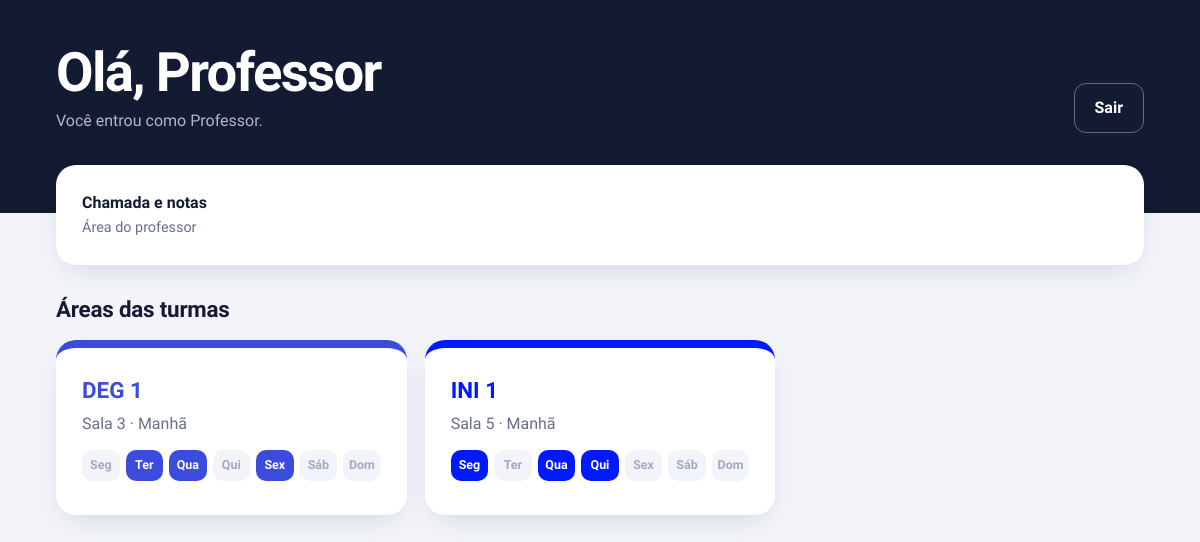
Screenshot of /inicio.php (signed in) with the database file from the repository.
### tables this page shows
CREATE TABLE `turmas` (
  `id` int(10) UNSIGNED NOT NULL,
  `nome` varchar(80) NOT NULL,
  `turno` enum('Manhã','Tarde','Noite') NOT NULL DEFAULT 'Manhã',
  `sala` varchar(20) NOT NULL DEFAULT '',
  `dias` varchar(40) NOT NULL DEFAULT '',
  `cor` char(7) NOT NULL DEFAULT '#3B4BDB',
  `criado_em` timestamp NOT NULL DEFAULT current_timestamp()
);

### auth.php (called while the page is built, shortened)
<?php
function e($texto)
{
    return htmlspecialchars((string)$texto, ENT_QUOTES, 'UTF-8');
}
function usuario()
{
    return $_SESSION['usuario'] ?? null;
}
function turmasVisiveis(PDO $pdo)
{
    $u = usuario();
    if ($u['papel'] === 'professor') {
        $sql = 'SELECT t.* FROM turmas t
                JOIN professor_turmas pt ON pt.turma_id = t.id
                WHERE pt.usuario_id = ? ORDER BY t.nome';
    } else {
        $sql = 'SELECT DISTINCT t.* FROM turmas t
                JOIN alunos a ON a.turma_id = t.id
                JOIN vinculos v ON v.aluno_id = a.id
                WHERE v.usuario_id = ? ORDER BY t.nome';
    }
    $st = $pdo->prepare($sql);
    $st->execute([$u['id']]);
    return $st->fetchAll();
}

### inicio.php (the view, shortened to what this page needs)
<?php
require __DIR__ . '/auth.php';
$u = usuario();
$turmas = turmasVisiveis($pdo);
$DIAS = ['Seg', 'Ter', 'Qua', 'Qui', 'Sex', 'Sáb', 'Dom'];
?>
<!DOCTYPE html>
<html lang="pt-BR">
<head>
<link rel="stylesheet" href="style.css">
<link rel="stylesheet" href="app.css">
</head>
<body>
<header class="topo">
  <div>
    <h1>Olá, <?= e(explode(' ', $u['nome'])[0]) ?></h1>
    <p>Você entrou como <?= e(PAPEIS[$u['papel']]) ?>.</p>
  </div>
  <div class="acoes"><a class="btn-topo sair" href="logout.php">Sair</a></div>
</header>
<main class="conteudo">
  <div class="atalhos">
    <?php if (in_array($u['papel'], ['dev', 'adm', 'professor'])): ?>
      <a class="painel atalho" href="professor.php"><strong>Chamada e notas</strong><span>Área do professor</span></a>
    <?php endif; ?>
  </div>
  <h2 class="titulo-secao">Áreas das turmas</h2>
  <div class="grade-turmas">
    <?php foreach ($turmas as $t): $dias = explode(',', $t['dias']); ?>
      <a class="painel turma-card" style="--cor: <?= e($t['cor']) ?>" href="turma.php?id=<?= $t['id'] ?>">
        <h3><?= e($t['nome']) ?></h3>
        <p>Sala <?= e($t['sala']) ?> · <?= e($t['turno']) ?></p>
        <div class="semana">
          <?php foreach ($DIAS as $d): ?><span class="<?= in_array($d, $dias) ? 'on' : '' ?>"><?= $d ?></span><?php endforeach; ?>
        </div>
      </a>
    <?php endforeach; ?>
  </div>
</main>
</body>
</html>

### style.css (style rules this page uses)
:root { --fundo: #F2F4FA; --papel: #FFFFFF; --tinta: #131B33; --suave: #667089; --linha: #E1E5F0; --destaque: #3B4BDB; --alerta: #FFB703; --erro: #C23B52; }
* { box-sizing: border-box; }
body { margin: 0; background: var(--fundo); color: var(--tinta); font-family: 'Bricolage Grotesque', system-ui, sans-serif; line-height: 1.5; }
.topo { display: flex; justify-content: space-between; align-items: flex-end; flex-wrap: wrap; gap: 20px; padding: 44px clamp(16px, 5vw, 56px) 80px; background: var(--tinta); color: #fff; }
.topo h1 { margin: 0; font-size: clamp(2rem, 5vw, 3.4rem); font-weight: 800; letter-spacing: -.03em; line-height: 1.05; }
.topo p { margin: 8px 0 0; color: #AEB7D0; max-width: 34ch; }
.btn-topo { align-self: center; text-decoration: none; background: var(--alerta); color: #4A3500; font-weight: 700; padding: 12px 20px; border-radius: 12px; }
.conteudo { max-width: 1240px; margin: -48px auto 0; padding: 0 clamp(16px, 5vw, 56px) 56px; }
.painel { background: var(--papel); border-radius: 20px; padding: 26px; display: grid; gap: 16px; box-shadow: 0 10px 30px -12px #131B3330; }
.semana { display: grid; grid-template-columns: repeat(7, 1fr); gap: 6px; margin: 18px 0 8px; }
.semana span { text-align: center; padding: 7px 0; border-radius: 10px; font-size: .8rem; font-weight: 600; background: #F2F4FA; color: #A3AAC0; }
.semana span.on { background: var(--cor); color: #fff; }

### app.css (style rules this page uses)
.acoes { display:flex; gap:10px; flex-wrap:wrap; align-items:center; }
.btn-topo.sair { background:transparent; color:#fff; border:1px solid #ffffff59; }
.atalhos { display:grid; grid-template-columns:repeat(auto-fit,minmax(220px,1fr)); gap:16px; margin-bottom:12px; }
.atalho { text-decoration:none; color:var(--tinta); gap:2px; transition:transform .15s; }
.atalho span { color:var(--suave); font-size:.9rem; }
.titulo-secao { margin:28px 0 14px; font-size:1.4rem; font-weight:800; letter-spacing:-.01em; }
.grade-turmas { display:grid; grid-template-columns:repeat(auto-fill,minmax(280px,1fr)); gap:18px; }
.turma-card { text-decoration:none; color:var(--tinta); border-top:8px solid var(--cor); gap:4px; transition:transform .15s; }
.turma-card h3 { margin:0; font-size:1.4rem; color:var(--cor); }
.turma-card p { margin:0; color:var(--suave); }
.semana { display:grid; grid-template-columns:repeat(7,1fr); gap:6px; margin-top:10px; }
.semana span { text-align:center; padding:6px 0; border-radius:10px; font-size:.78rem; font-weight:600; background:#F2F4FA; color:#A3AAC0; }
.semana span.on { background:var(--cor); color:#fff; }

### rows the page displays
turmas: nome "DEG 1", sala "3", turno "Manhã", d "Seg", d "Ter", d "Qua", d "Qui", d "Sex", d "Sáb", d "Dom"
turmas: nome "INI 1", sala "5", turno "Manhã", d "Seg", d "Ter", d "Qua", d "Qui", d "Sex", d "Sáb", d "Dom"

### other values shown
explode(' ', $u['nome'])[0] "Professor"
PAPEIS[$u['papel']] "Professor"
